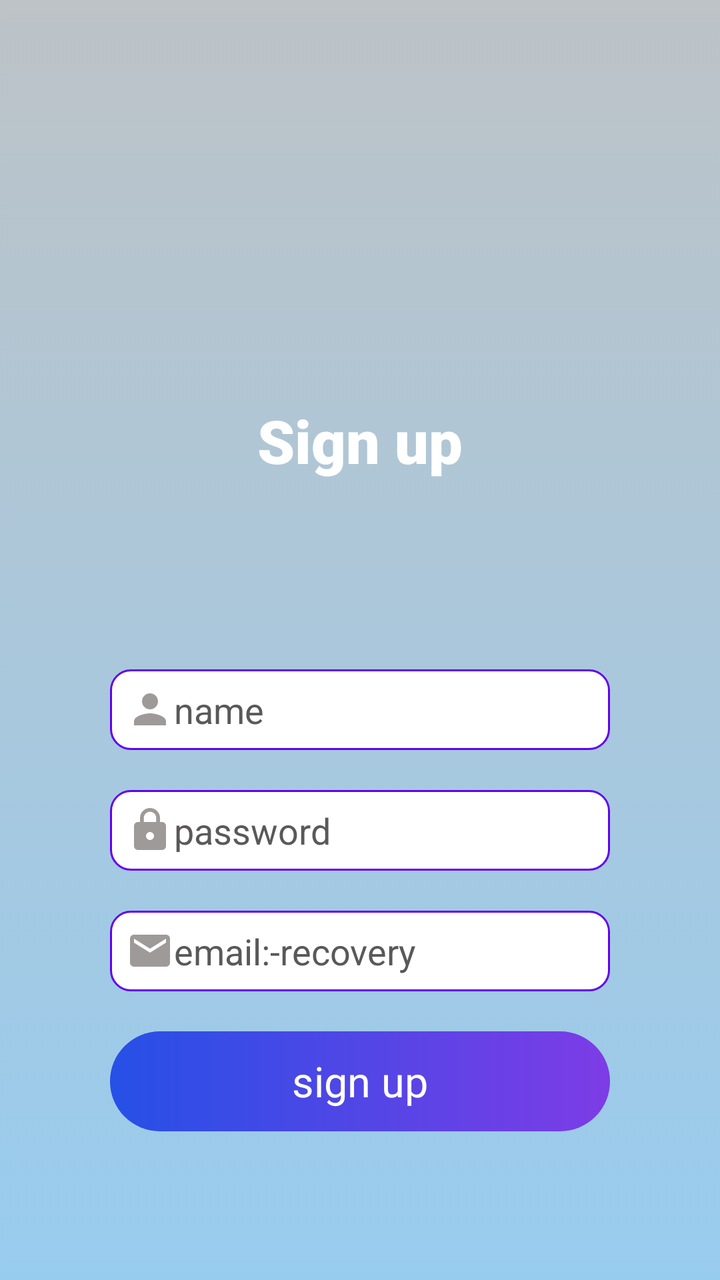
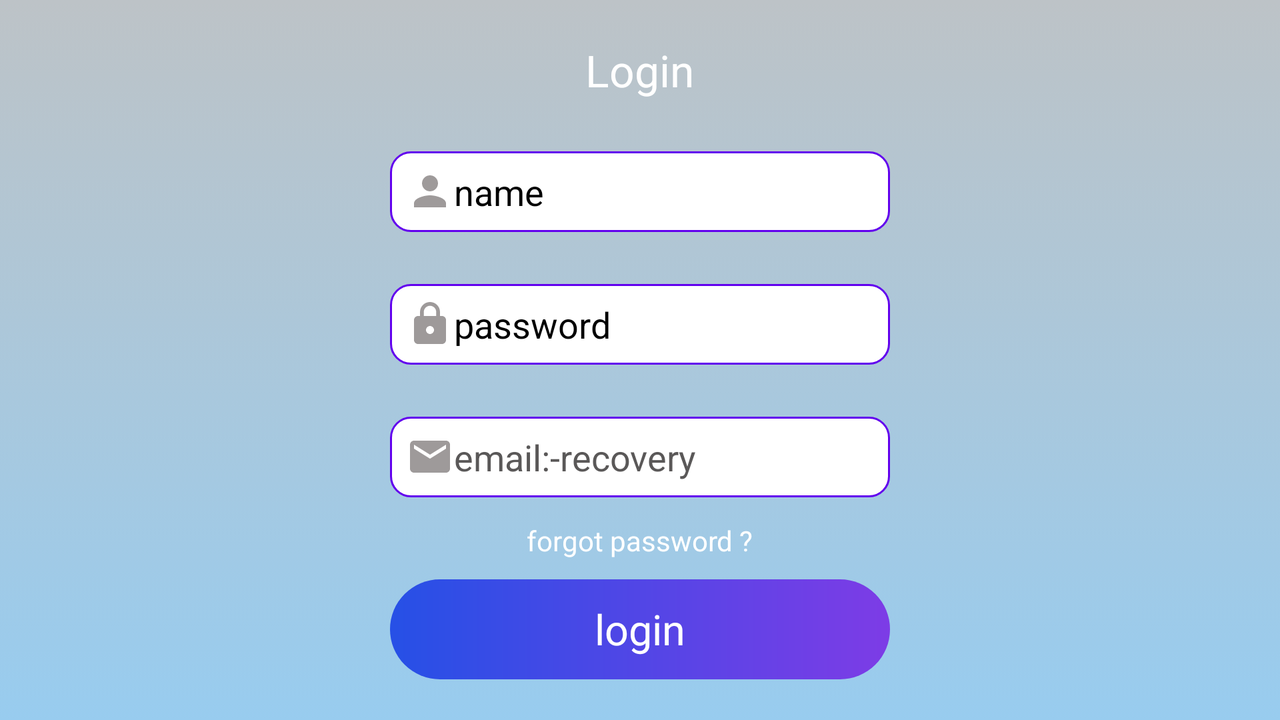

An Android layout and its configuration variant, each rendered on a device that would load it. The default file and the variant file are quoted in full after the pictures.
<!-- AndroidManifest.xml: application theme Theme.MyApplication -->
<!-- res/layout/activity_signup_page.xml -->
<?xml version="1.0" encoding="utf-8"?>
<LinearLayout xmlns:android="http://schemas.android.com/apk/res/android"
    xmlns:app="http://schemas.android.com/apk/res-auto"
    xmlns:tools="http://schemas.android.com/tools"
    android:layout_width="match_parent"
    android:id="@+id/mian_layout_anim_login"
    android:fitsSystemWindows="true"
    android:clipToPadding="false"
    android:orientation="vertical"
    android:background="@drawable/animation_background"
    android:layout_height="match_parent"
   android:paddingTop="200dp"
    tools:context=".SignUpActivity">

    <TextView
        android:layout_width="wrap_content"
        android:layout_height="wrap_content"
        android:layout_gravity="bottom|center_horizontal"
        android:layout_marginBottom="20dp"

        android:fontFamily="sans-serif-black"
        android:text="Sign up"
        android:textColor="@color/white"

        android:textSize="30sp" />
    <LinearLayout
        android:layout_width="match_parent"
        android:orientation="vertical"
        android:gravity="center"
        android:layout_height="match_parent">

    <EditText
        android:id="@+id/signName"
        android:textColorHint="#5A5858"
        android:digits="abcdefghijklmnopqrstuvwxyzABCDEFGHIJKLMNOPQRSTUVWXYZ"
        android:layout_width="250dp"
        android:maxLength="16"
        android:layout_height="wrap_content"
        android:layout_marginBottom="20dp"
        android:padding="8dp"
        android:textColor="@color/black"
        android:background="@drawable/gradient_border"
        android:drawableLeft="@drawable/person_24"
        android:ems="10"
        android:inputType="textPersonName"
        android:hint="name"
        />

    <EditText
        android:id="@+id/sign_password"
        android:layout_width="250dp"
        android:textColorHint="#5A5858"
        android:padding="8dp"
        android:background="@drawable/gradient_border"
        android:layout_height="wrap_content"
        android:textColor="@color/black"
        android:layout_marginBottom="20dp"
        android:drawableLeft="@drawable/lock_24"
        android:maxLength="16"
        android:ems="10"
        android:hint="password" />

        <EditText
            android:id="@+id/sign_email"
            android:layout_width="250dp"
            android:textColorHint="#5A5858"
            android:padding="8dp"
            android:background="@drawable/gradient_border"
            android:layout_height="wrap_content"
            android:textColor="@color/black"
            android:layout_marginBottom="20dp"
            android:drawableLeft="@drawable/email_24"
            android:maxLength="60"
            android:ems="10"
            android:hint="email:-recovery"
            android:inputType="textEmailAddress"
            />



        <RelativeLayout
        android:layout_width="250dp"
        android:layout_height="50dp"
        android:onClick="login"
        android:background="@drawable/gradient_bcakground_for_login"
        >

        <TextView
            android:layout_width="wrap_content"
            android:layout_height="wrap_content"
            android:textColor="@color/white"
            android:textSize="21sp"
            android:textAlignment="center"
            android:layout_centerHorizontal="true"
            android:layout_centerVertical="true"
            android:text="sign up" />
    </RelativeLayout>

        </LinearLayout>
</LinearLayout>
<!-- resources referenced by this layout -->
<resources>
  <color name="black">#FF000000</color>
  <color name="white">#FFFFFFFF</color>
  <!-- drawable animation_background (drawable) -->
  <?xml version="1.0" encoding="utf-8"?>
  <animation-list xmlns:android="http://schemas.android.com/apk/res/android">
  <item android:drawable="@drawable/back_anim_1"
      android:duration="3000"/>
      <item android:drawable="@drawable/back_anim_2"
          android:duration="3000"/>
      <item android:drawable="@drawable/back_anim_3"
          android:duration="3000"/>
  </animation-list>
  <!-- drawable email_24 (drawable) -->
  <vector android:height="24dp" android:tint="#9E9A9A"
      android:viewportHeight="24" android:viewportWidth="24"
      android:width="24dp" xmlns:android="http://schemas.android.com/apk/res/android">
      <path android:fillColor="@android:color/white" android:pathData="M20,4L4,4c-1.1,0 -1.99,0.9 -1.99,2L2,18c0,1.1 0.9,2 2,2h16c1.1,0 2,-0.9 2,-2L22,6c0,-1.1 -0.9,-2 -2,-2zM20,8l-8,5 -8,-5L4,6l8,5 8,-5v2z"/>
  </vector>
  <!-- drawable gradient_bcakground_for_login (drawable) -->
  <?xml version="1.0" encoding="utf-8"?>
  <shape android:shape="rectangle" xmlns:android="http://schemas.android.com/apk/res/android">
  <gradient android:startColor="#2650E6" android:endColor="#7D3CE6"/>
      <corners android:radius="30dp" />
  </shape>
  <!-- drawable gradient_border (drawable) -->
  <?xml version="1.0" encoding="utf-8"?>
  <shape android:shape="rectangle" xmlns:android="http://schemas.android.com/apk/res/android">
  <stroke android:color="@color/purple_500" android:width="1dp"/>
      <solid android:color="@android:color/white"/>
      <corners android:radius="10dp"/>
  </shape>
  <!-- drawable lock_24 (drawable) -->
  <vector android:height="24dp" android:tint="#9E9A9A"
      android:viewportHeight="24" android:viewportWidth="24"
      android:width="24dp" xmlns:android="http://schemas.android.com/apk/res/android">
      <path android:fillColor="@android:color/white" android:pathData="M18,8h-1L17,6c0,-2.76 -2.24,-5 -5,-5S7,3.24 7,6v2L6,8c-1.1,0 -2,0.9 -2,2v10c0,1.1 0.9,2 2,2h12c1.1,0 2,-0.9 2,-2L20,10c0,-1.1 -0.9,-2 -2,-2zM12,17c-1.1,0 -2,-0.9 -2,-2s0.9,-2 2,-2 2,0.9 2,2 -0.9,2 -2,2zM15.1,8L8.9,8L8.9,6c0,-1.71 1.39,-3.1 3.1,-3.1 1.71,0 3.1,1.39 3.1,3.1v2z"/>
  </vector>
  <!-- drawable person_24 (drawable) -->
  <vector android:height="24dp" android:tint="#9E9A9A"
      android:viewportHeight="24" android:viewportWidth="24"
      android:width="24dp" xmlns:android="http://schemas.android.com/apk/res/android">
      <path android:fillColor="@android:color/white" android:pathData="M12,12c2.21,0 4,-1.79 4,-4s-1.79,-4 -4,-4 -4,1.79 -4,4 1.79,4 4,4zM12,14c-2.67,0 -8,1.34 -8,4v2h16v-2c0,-2.66 -5.33,-4 -8,-4z"/>
  </vector>
  <!-- drawable back_anim_1 (drawable) -->
  <?xml version="1.0" encoding="utf-8"?>
  <shape  android:shape="rectangle" xmlns:android="http://schemas.android.com/apk/res/android">
  <gradient android:startColor="#bdc3c7"
      android:angle="-90"
      android:endColor="#98CCEF"
      />
  </shape>
  <!-- drawable back_anim_2 (drawable) -->
  <?xml version="1.0" encoding="utf-8"?>
  <shape xmlns:android="http://schemas.android.com/apk/res/android">
  <gradient android:startColor="#cc2b5e"
      android:angle="90"
      android:endColor="#753a88"/>
  </shape>
  <!-- drawable back_anim_3 (drawable) -->
  <?xml version="1.0" encoding="utf-8"?>
  <shape xmlns:android="http://schemas.android.com/apk/res/android">
      <gradient
          android:angle="-90"
          android:startColor="#ffd89b " android:endColor="#19547b"/>
  </shape>
  <color name="purple_500">#FF6200EE</color>
  <color name="teal_200">#FF03DAC5</color>
</resources>
<!-- res/layout-land/activity_signup_page.xml (the author's variant of the layout above) -->
<!-- drawn on the phone turned sideways -->
<?xml version="1.0" encoding="utf-8"?>
<LinearLayout xmlns:android="http://schemas.android.com/apk/res/android"
    xmlns:app="http://schemas.android.com/apk/res-auto"
    xmlns:tools="http://schemas.android.com/tools"
    android:layout_width="match_parent"
    android:layout_height="match_parent"
    android:orientation="vertical"
    android:id="@+id/mian_layout_anim_login"
    android:background="@drawable/animation_background"
    android:layout_gravity="center"
    android:gravity="center"

    tools:context=".LoginPage">

    <TextView
        android:id="@+id/textView"
        android:layout_marginBottom="26dp"
        android:layout_width="wrap_content"
        android:layout_height="wrap_content"
        android:text="Login"
        android:layout_gravity="center"
        android:textColor="@color/white"
        android:textSize="22sp"
         />

    <EditText
        android:id="@+id/loginName"
        android:layout_gravity="center_horizontal"
        android:layout_marginBottom="26dp"
        android:layout_width="250dp"
        android:layout_height="wrap_content"
        android:background="@drawable/gradient_border"
        android:digits="abcdefghijklmnopqrstuvwxyzABCDEFGHIJKLMNOPQRSTUVWXYZ"
        android:drawableLeft="@drawable/person_24"
        android:ems="10"
        android:hint="name"
        android:inputType="textPersonName"
        android:maxLength="16"
        android:padding="8dp"
        android:textColor="@color/black"
        android:textColorHint="@color/black" />

    <EditText
        android:id="@+id/login_password"
        android:layout_gravity="center_horizontal"
        android:layout_marginBottom="26dp"
        android:layout_width="250dp"
        android:layout_height="wrap_content"
        android:background="@drawable/gradient_border"
        android:drawableLeft="@drawable/lock_24"
        android:ems="10"
        android:hint="password"
        android:maxLength="16"
        android:padding="8dp"
        android:textColor="@color/black"
        android:textColorHint="@color/black"
      />
    <EditText
        android:id="@+id/login_email"
        android:layout_width="250dp"
        android:textColorHint="#5A5858"
        android:padding="8dp"
        android:background="@drawable/gradient_border"
        android:layout_height="wrap_content"
        android:textColor="@color/black"
        android:layout_marginBottom="2dp"
        android:drawableLeft="@drawable/email_24"
        android:maxLength="60"
        android:ems="10"
        android:hint="email:-recovery"
        android:inputType="textEmailAddress"
        />
    <TextView
        android:id="@+id/forgot_password_login_link"
        android:layout_width="wrap_content"
        android:layout_height="wrap_content"
        android:onClick="forgotpassword"
        android:layout_gravity="center"
        android:layout_marginVertical="10dp"
        android:textColor="@color/white"
        android:text="forgot password ?" />

    <RelativeLayout
        android:id="@+id/relativeLayout"
        android:layout_gravity="center_horizontal"
        android:layout_width="250dp"
        android:layout_height="50dp"
        android:background="@drawable/gradient_bcakground_for_login"
        android:onClick="login"
        >

        <TextView
            android:layout_width="wrap_content"
            android:layout_height="wrap_content"
            android:layout_centerHorizontal="true"
            android:layout_centerVertical="true"
            android:text="login"
            android:textAlignment="center"
            android:textColor="@color/white"
            android:textSize="21sp" />
    </RelativeLayout>

</LinearLayout>
